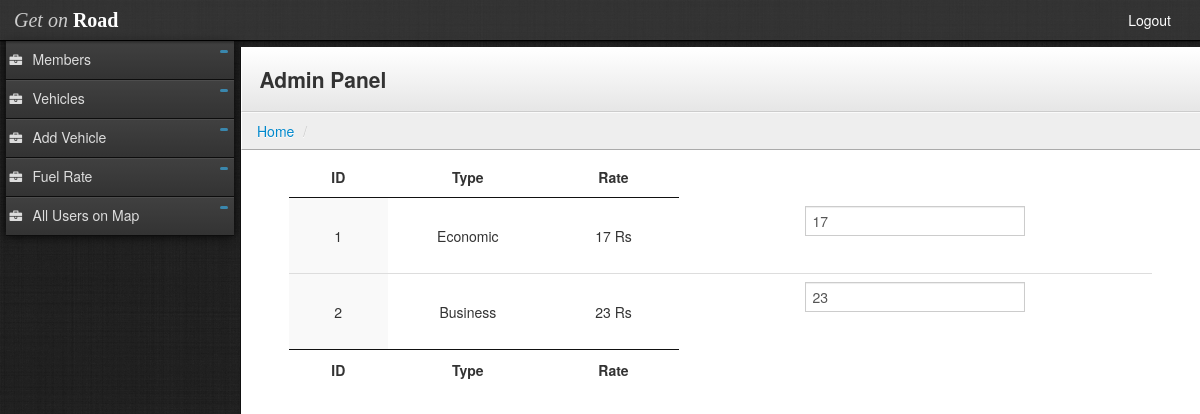
Page /adminpanel/build/fuel_rate.php on the committed database.
### tables this page shows
CREATE TABLE IF NOT EXISTS `fuel_rate` (
  `fid` int(11) NOT NULL AUTO_INCREMENT,
  `type` text NOT NULL,
  `rate` float NOT NULL,
  PRIMARY KEY (`fid`)
);

### adminpanel/build/fuel_rate.php (the view, shortened to what this page needs)
<?php require_once('../../conn/db.php');
?>
<!DOCTYPE html>
<html lang="en">
  <head>
    <link rel="stylesheet" type="text/css" href="lib/bootstrap/css/bootstrap.css">
    <link rel="stylesheet" type="text/css" href="stylesheets/theme.css">
    <link rel="stylesheet" href="lib/font-awesome/css/font-awesome.css">
<link type="text/css" href="../../dataTables/jquery.dataTables.css" rel="stylesheet">
<link type="text/css" href="../../dataTables/dataTables.tableTools.css" rel="stylesheet">
  </head>
  <body class="">
    <?php include ('header.php'); ?>
    <?php include ('sidemenu.php'); ?>
    <div class="content" style="overflow: scroll;">
        <div class="header">
          <h1 class="page-title">Admin Panel</h1>
        </div>
                <ul class="breadcrumb">
            <li><a href="index.php">Home</a> <span class="divider">/</span></li>
            </ul>
	    <table id="example" class="display dataTable" cellspacing="0" role="grid" aria-describedby="example_info" style="width: 90%;background-color: white;">
<thead>
<tr role="row">
<th class="sorting_asc" tabindex="0" aria-controls="example" rowspan="1" colspan="1" aria-sort="ascending" aria-label="ID: activate to sort column descending">ID</th>
<th class="sorting" tabindex="0" aria-controls="example" rowspan="1" colspan="1">Type</th>
<th class="sorting" tabindex="0" aria-controls="example" rowspan="1" colspan="1">Rate</th>
	        </tr>
			</thead>
<tfoot>
<tr>
<th rowspan="1" colspan="1">ID</th>
<th rowspan="1" colspan="1">Type</th>
<th rowspan="1" colspan="1">Rate</th>
</tr>
</tfoot>
<tbody>
			 <?php
	$qry = "SELECT * FROM fuel_rate";
	$result = mysql_query($qry, $dbconfig) or die(mysql_error());
	while($rows = mysql_fetch_assoc($result))
	{
		$fid = $rows["fid"];
		$type = $rows["type"];
		$rate = $rows["rate"];
	?>
			 <tr>
                <td class="sorting_1" align="center"><?php echo $fid; ?></td>
                <td align="center"><?php echo $type; ?></td>
                <td align="center"><?php echo $rate." Rs"; ?></td>
				 <td align="center">
				 <form method="post" action="update_rate.php">
				 <input type="text" name="rate" value="<?php echo $rate; ?>" />
				 </form>
				</td>
			  </tr>
	<?php
	}
	?>
          </tbody></table>
    </div>
  </body>
</html>

### adminpanel/build/stylesheets/theme.css (style rules this page uses)
body { background: #222; background-image: url('../images/black-Linen.png'); background-position: initial initial; background-repeat: initial initial; margin: 0px; padding: 0px; }
h1 { margin-top: 0px; color: #eee; }
.content { min-width: 400px; position: relative; min-height: 800px; background: #fff; margin-left: 240px; margin-top: 6px; border-left: 1px solid #000000; border-left: 1px solid #111; }
.header { background: #ffffff; background: #ffffff; background: -webkit-gradient(linear, left bottom, left top, color-stop(0, #e6e6e6), color-stop(1, #ffffff)); background: -ms-linear-gradient(bottom, #e6e6e6, #ffffff); background: -moz-linear-gradient(center bottom, #e6e6e6 0%, #ffffff 100%); background: -o-linear-gradient(bottom, #e6e6e6, #ffffff); filter: progid:dximagetransform.microsoft.gradient(startColorStr='#e6e6e6', EndColorStr='#ffffff'); -ms-filter: "progid:DXImageTransform.Microsoft.gradient(startColorStr='#ffffff',EndColorStr='#e6e6e6')"; border-bottom: 1px solid #cccccc; border-top: 1px solid #ffffff; border-left: 1px solid #ffffff; padding: 0em 1.25em; }
.header h1 { margin: 1em 0em; padding: 0em; line-height: 1em; font-size: 1.5em; color: #eee; color: #333; }
.breadcrumb { -webkit-box-shadow: none; -moz-box-shadow: none; box-shadow: none; -webkit-border-radius: 0px; -moz-border-radius: 0px; border-radius: 0px; -moz-background-clip: padding; -webkit-background-clip: padding-box; background-clip: padding-box; background: #eee; border-bottom: 1px solid #aaa; border-top: 1px solid #fafafa; border-left: 1px solid #fff; margin-bottom: .5em; }
input[type="text"], input[type="password"] { -webkit-border-radius: 0px; -moz-border-radius: 0px; border-radius: 0px; -moz-background-clip: padding; -webkit-background-clip: padding-box; background-clip: padding-box; }

### rows in the picture
fuel_rate: fid "1", type "Economic", rate "17"
fuel_rate: fid "2", type "Business", rate "23"
